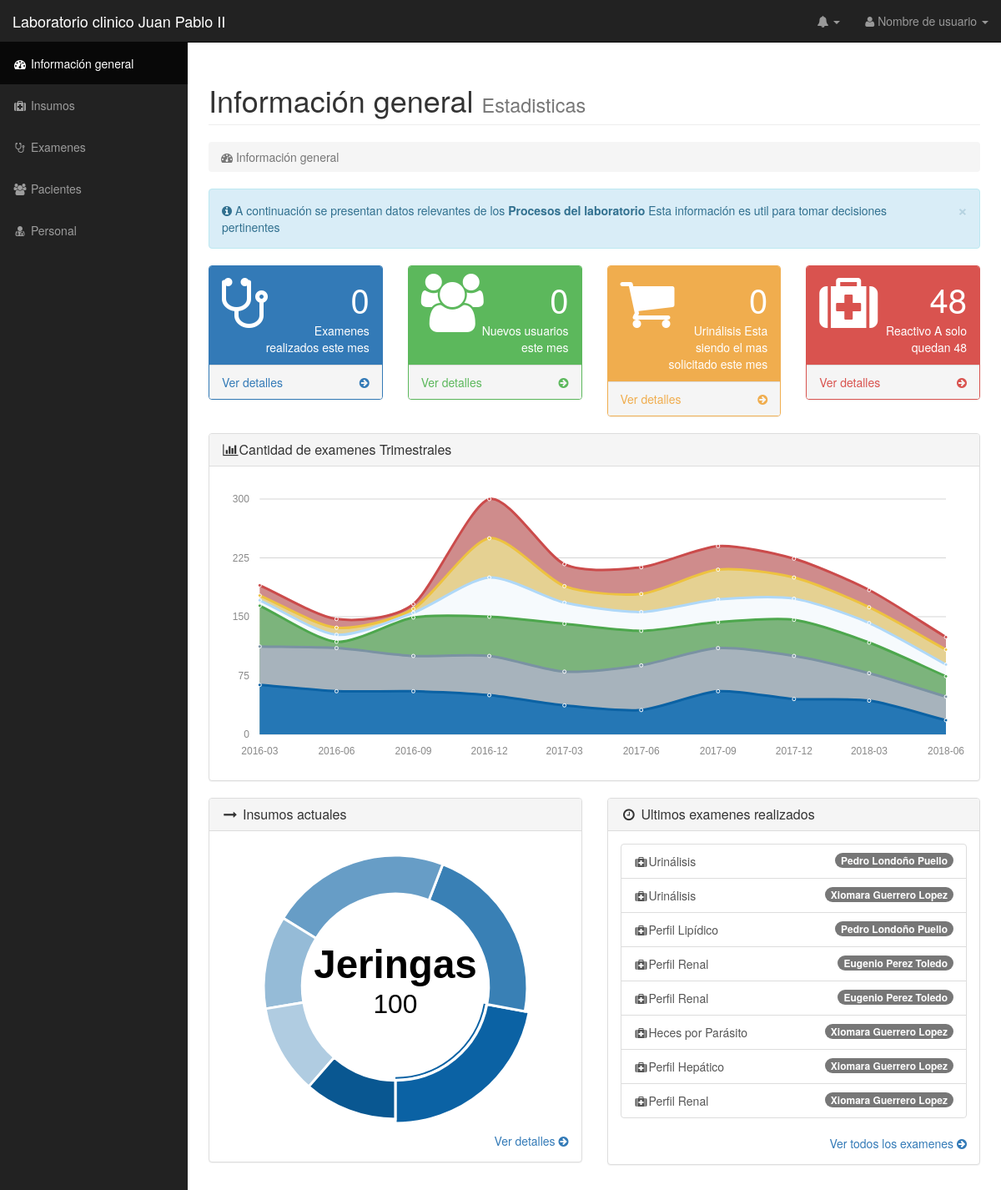
The page / on the database its author committed.
### tables this page shows
CREATE TABLE `examen` (
  `id` int(11) NOT NULL,
  `nombre` varchar(40) NOT NULL,
  `descripcion` varchar(140) NOT NULL,
  `estado` int(11) NOT NULL,
  `fecha_creacion` date NOT NULL,
  `precio` double NOT NULL
);

CREATE TABLE `insumo` (
  `id` int(11) NOT NULL,
  `nombre` varchar(40) NOT NULL,
  `descripcion` varchar(140) NOT NULL,
  `estado` int(11) NOT NULL,
  `fecha_creacion` date NOT NULL,
  `cantidad` int(11) NOT NULL
);

CREATE TABLE `examen_clinico_realizacion` (
  `id` int(11) NOT NULL,
  `id_paciente` int(11) NOT NULL,
  `id_examen` int(11) NOT NULL,
  `id_trabajador` int(11) NOT NULL,
  `descripcion` varchar(140) NOT NULL,
  `estado` int(11) NOT NULL,
  `fecha_creacion` date NOT NULL
);

CREATE TABLE `personal` (
  `id` int(11) NOT NULL,
  `nombre` varchar(140) NOT NULL,
  `identificacion` varchar(140) NOT NULL,
  `estado` int(11) NOT NULL,
  `direccion` varchar(140) NOT NULL,
  `telefono` varchar(140) NOT NULL,
  `fecha_creacion` date NOT NULL,
  `id_cargo` int(11) NOT NULL
);

### index.php (the view, shortened to what this page needs)
<?php
require 'BD/Consultas.php';
$consultas = new Consultas();
?>
<!DOCTYPE html>
<html lang="es">
<head>
    <link href="css/bootstrap.min.css" rel="stylesheet">
    <link href="css/sb-admin.css" rel="stylesheet">
    <link href="css/plugins/morris.css" rel="stylesheet">
    <link href="font-awesome/css/font-awesome.min.css" rel="stylesheet" type="text/css">
</head>
<body>
    <div id="wrapper">
        <nav class="navbar navbar-inverse navbar-fixed-top" role="navigation">
            <div class="navbar-header">
                <a class="navbar-brand" href="index.html">Laboratorio clinico Juan Pablo II</a>
            </div>
            <ul class="nav navbar-right top-nav">
                <li class="dropdown">
                    <a href="#" class="dropdown-toggle" data-toggle="dropdown"><i class="fa fa-bell"></i> <b class="caret"></b></a>
                </li>
                <li class="dropdown">
                    <a href="#" class="dropdown-toggle" data-toggle="dropdown"><i class="fa fa-user"></i> Nombre de usuario <b class="caret"></b></a>
                </li>
            </ul>
            <div class="collapse navbar-collapse navbar-ex1-collapse">
                <ul class="nav navbar-nav side-nav">
                    <li class="active">
                        <a href="index.php"><i class="fa fa-fw fa-dashboard"></i> Información general</a>
                    </li>
                    <li>
                        <a href="insumos.php"><i class="fa fa-fw fa-medkit"></i> Insumos</a>
                    </li>
                    <li>
                        <a href="examenes.php"><i class="fa fa-fw fa-stethoscope"></i> Examenes</a>
                    </li>
                    <li>
                        <a href="pacientes.php"><i class="fa fa-fw fa-users"></i> Pacientes</a>
                    </li>
                    <li>
                        <a href="personal.php"><i class="fa fa-fw fa-user-md"></i> Personal</a>
                    </li>
                </ul>
            </div>
        </nav>
        <div id="page-wrapper">
            <div class="container-fluid">
                <div class="row">
                    <div class="col-lg-12">
                        <h1 class="page-header">
                            Información general <small>Estadisticas</small>
                        </h1>
                        <ol class="breadcrumb">
                            <li class="active">
                                <i class="fa fa-dashboard"></i> Información general
                            </li>
                        </ol>
                    </div>
                </div>
                <div class="row">
                    <div class="col-lg-12">
                        <div class="alert alert-info alert-dismissable">
                            <button type="button" class="close" data-dismiss="alert" aria-hidden="true">&times;</button>
                            <i class="fa fa-info-circle"></i> A continuación se presentan datos relevantes de los <strong>Procesos del laboratorio</strong> Esta información es util para tomar decisiones pertinentes
                        </div>
                    </div>
                </div>
                <div class="row">
                    <div class="col-lg-3 col-md-6">
                        <div class="panel panel-primary">
                            <div class="panel-heading">
                                <div class="row">
                                    <div class="col-xs-3">
                                        <i class="fa fa-stethoscope fa-5x"></i>
                                    </div>
                                    <div class="col-xs-9 text-right">
<?php
    $fecha_actual = date("Y-m");
    $n1 = $consultas->traerExamenesMes($fecha_actual);
    echo "<div class='huge'>{$n1}</div>";
?>
                                        <div>Examenes realizados este mes</div>
                                    </div>
                                </div>
                            </div>
                            <a href="examenes.php">
                                <div class="panel-footer">
                                    <span class="pull-left">Ver detalles</span>
                                    <span class="pull-right"><i class="fa fa-arrow-circle-right"></i></span>
                                    <div class="clearfix"></div>
                                </div>
                            </a>
                        </div>
                    </div>
                    <div class="col-lg-3 col-md-6">
                        <div class="panel panel-green">
                            <div class="panel-heading">
                                <div class="row">
                                    <div class="col-xs-3">
                                        <i class="fa fa-users fa-5x"></i>
                                    </div>
                                    <div class="col-xs-9 text-right">
<?php
    $n2 = $consultas->nuevosPacientes($fecha_actual);
    echo "<div class='huge'>{$n2}</div>";
?>
                                        <div>Nuevos usuarios este mes</div>
                                    </div>
                                </div>
                            </div>
                            <a href="pacientes.php">
                                <div class="panel-footer">
                                    <span class="pull-left">Ver detalles</span>
                                    <span class="pull-right"><i class="fa fa-arrow-circle-right"></i></span>
                                    <div class="clearfix"></div>
                                </div>
                            </a>
                        </div>
                    </div>
                    <div class="col-lg-3 col-md-6">
                        <div class="panel panel-yellow">
                            <div class="panel-heading">
                                <div class="row">
                                    <div class="col-xs-3">
                                        <i class="fa fa-shopping-cart fa-5x"></i>
                                    </div>
                                    <div class="col-xs-9 text-right">
<?php
    $n4 = $consultas->mayorExamen($fecha_actual);
?>
                                    </div>
                                </div>
                            </div>
                            <a href="examenes.php">
                                <div class="panel-footer">
                                    <span class="pull-left">Ver detalles</span>
                                    <span class="pull-right"><i class="fa fa-arrow-circle-right"></i></span>
                                    <div class="clearfix"></div>
                                </div>
                            </a>
                        </div>
                    </div>
                    <div class="col-lg-3 col-md-6">
                        <div class="panel panel-red">
                            <div class="panel-heading">
                                <div class="row">
                                    <div class="col-xs-3">
                                        <i class="fa fa-medkit fa-5x"></i>
                                    </div>
                                    <div class="col-xs-9 text-right">
<?php
    $n4 = $consultas->menorInsumo();
?>
                                    </div>
                                </div>
                            </div>
                            <a href="insumos.php">
                                <div class="panel-footer">
                                    <span class="pull-left">Ver detalles</span>
                                    <span class="pull-right"><i class="fa fa-arrow-circle-right"></i></span>
                                    <div class="clearfix"></div>
                                </div>
                            </a>
                        </div>
                    </div>
                </div>
                <div class="row">
                    <div class="col-lg-12">
                        <div class="panel panel-default">
                            <div class="panel-heading">
                                <h3 class="panel-title"><i class="fa fa-bar-chart-o fa-fw"></i>Cantidad de examenes Trimestrales</h3>
                            </div>
                            <div class="panel-body">
                                <div id="morris-area-chart"></div>
                            </div>
                        </div>
                    </div>
                </div>
                <div class="row">
                    <div class="col-lg-6">
                        <div class="panel panel-default">
                            <div class="panel-heading">
                                <h3 class="panel-title"><i class="fa fa-long-arrow-right fa-fw"></i> Insumos actuales</h3>
                            </div>
                            <div class="panel-body">
                                <div id="morris-donut-chart"></div>
                                <div class="text-right">
                                    <a href="#">Ver detalles <i class="fa fa-arrow-circle-right"></i></a>
                                </div>
                            </div>
                        </div>
                    </div>
                    <div class="col-lg-6">
                        <div class="panel panel-default">
                            <div class="panel-heading">
                                <h3 class="panel-title"><i class="fa fa-clock-o fa-fw"></i> Ultimos examenes realizados</h3>
                            </div>
                            <div class="panel-body">
                                <div class="list-group">
<?php
    $Ultimos_examenes = $consultas->ultimosExamenes();
    while ($res = mysqli_fetch_array($Ultimos_examenes)){
        $d_examen = $consultas->darExamen($res["id_examen"]);
        $d_personal = $consultas->darPersonal($res["id_trabajador"]);
        echo "<a href='#' class='list-group-item'>";
        echo "<span class='badge'>{$d_personal['nombre']}</span>";
        echo "<i class='fa fa-fw fa-medkit'></i>{$d_examen['nombre']}";
        echo "</a>";
    }
?>
                                </div>
                                <div class="text-right">
                                    <a href="examenes.php">Ver todos los examenes <i class="fa fa-arrow-circle-right"></i></a>
                                </div>
                            </div>
                        </div>
                    </div>
                </div>
            </div>
        </div>
    </div>
</body>
</html>

### BD/Consultas.php (shortened to what this page needs)
<?php
class Consultas {
    var $conexion;
    function __construct() {
        $this->conexion = new mysqli("localhost", "root", "", "laboratoriojuanpablo2");
    }
    public function traerExamenesMes($fecha){
    	$c_sql = "SELECT * FROM `examen_clinico_realizacion` WHERE fecha_creacion LIKE '%$fecha%'";
        $resultado = mysqli_query( $this->conexion, $c_sql ) or die ( "Algo ha ido mal en la consulta a la base de datos");
        $ret = mysqli_num_rows($resultado);
        return $ret;
    }
    public function nuevosPacientes($fecha){
    	$c_sql = "SELECT * FROM `paciente` WHERE fecha_registro LIKE '%$fecha%'";
        $resultado = mysqli_query( $this->conexion, $c_sql ) or die ( "Algo ha ido mal en la consulta a la base de datos");
        $ret = mysqli_num_rows($resultado);
        return $ret;
    }
    public function menorInsumo(){
    	$c_sql = "SELECT * FROM `insumo` WHERE cantidad = (SELECT MIN(cantidad) FROM `insumo`)";
        $resultado = mysqli_query( $this->conexion, $c_sql ) or die ( "Algo ha ido mal en la consulta a la base de datos");
        $ret = mysqli_fetch_assoc($resultado);
        echo "<div class='huge'>{$ret['cantidad']}</div>";
        echo "<div> {$ret['nombre']} solo quedan {$ret['cantidad']}</div>";
        return $ret;
    }
	public function ultimosExamenes(){
    	$c_sql = "SELECT * FROM `examen_clinico_realizacion` ORDER BY `fecha_creacion` DESC LIMIT 8";
        $resultado = mysqli_query( $this->conexion, $c_sql ) or die ( "Algo ha ido mal en la consulta a la base de datos");
        return $resultado;
    }
    public function darExamen($id_examen){
    	$c_sql = "SELECT * FROM `examen` WHERE id = $id_examen";
        $resultado = mysqli_query( $this->conexion, $c_sql ) or die ( "Algo ha ido mal en la consulta a la base de datos");
        $r = mysqli_fetch_assoc($resultado);
        return $r;
    }
    public function darPersonal($id_per){
    	$c_sql = "SELECT * FROM `personal` WHERE id = $id_per";
        $resultado = mysqli_query( $this->conexion, $c_sql ) or die ( "Algo ha ido mal en la consulta a la base de datos");
        $r = mysqli_fetch_assoc($resultado);
        return $r;
    }
    public function mayorExamen($fecha){
    	$ret = 0;
    	$c_sql_1 = "SELECT * FROM `examen_clinico_realizacion` WHERE id_examen = 1;";
    	$c_sql_2 = "SELECT * FROM `examen_clinico_realizacion` WHERE id_examen = 2;";
    	$c_sql_3 = "SELECT * FROM `examen_clinico_realizacion` WHERE id_examen = 3;";
    	$c_sql_4 = "SELECT * FROM `examen_clinico_realizacion` WHERE id_examen = 4;";
    	$c_sql_5 = "SELECT * FROM `examen_clinico_realizacion` WHERE id_examen = 5;";
    	$c_sql_6 = "SELECT * FROM `examen_clinico_realizacion` WHERE id_examen = 6;";
        $resultado1 = mysqli_query( $this->conexion, $c_sql_1 ) or die ( "Mal 1: ");
        $resultado2 = mysqli_query( $this->conexion, $c_sql_2 ) or die ( "Mal 2: ");
        $resultado3 = mysqli_query( $this->conexion, $c_sql_3 ) or die ( "Mal 3: ");
        $resultado4 = mysqli_query( $this->conexion, $c_sql_4 ) or die ( "Mal 4: ");
        $resultado5 = mysqli_query( $this->conexion, $c_sql_5 ) or die ( "Mal 5: ");
        $resultado6 = mysqli_query( $this->conexion, $c_sql_6 ) or die ( "Mal 6: ");
        $f1 = mysqli_num_rows($resultado1);
        $f2 = mysqli_num_rows($resultado2);
        $f3 = mysqli_num_rows($resultado3);
        $f4 = mysqli_num_rows($resultado4);
        $f5 = mysqli_num_rows($resultado5);
        $f6 = mysqli_num_rows($resultado6);
        if($f2 > $f1 && $f2 > $f3 && $f2 > $f4 && $f2 > $f5 && $f2 > $f6){
        	$c_sql = "SELECT * FROM `examen` WHERE id = 2;";
        	$sql = "SELECT * FROM `examen_clinico_realizacion` WHERE id_examen = 2 AND fecha_creacion LIKE '%$fecha%'";
	        $resultado = mysqli_query( $this->conexion, $c_sql ) or die ( "Algo ha ido mal ");
	        $resultadoF1 = mysqli_query( $this->conexion, $sql ) or die ( "Algo ha ido mal f2");
	        $r = mysqli_fetch_assoc($resultado);
	        $r1 = mysqli_num_rows($resultadoF1);
	        echo "<div class='huge'>{$r1}</div>";
	        echo "<div> {$r['nombre']} Esta siendo el mas solicitado este mes</div>";
        }
        return $ret;
    }
 }

### rows shown on the page
examen: nombre "Urinálisis"
insumo: cantidad "48", nombre "Reactivo A"
examen_clinico_realizacion: id_trabajador.nombre "Pedro Londoño Puello", id_examen.nombre "Urinálisis"
examen_clinico_realizacion: id_trabajador.nombre "Xiomara Guerrero Lopez", id_examen.nombre "Urinálisis"
examen_clinico_realizacion: id_trabajador.nombre "Pedro Londoño Puello", id_examen.nombre "Perfil Lipídico"
examen_clinico_realizacion: id_trabajador.nombre "Eugenio Perez Toledo", id_examen.nombre "Perfil Renal"
examen_clinico_realizacion: id_trabajador.nombre "Eugenio Perez Toledo", id_examen.nombre "Perfil Renal"
examen_clinico_realizacion: id_trabajador.nombre "Xiomara Guerrero Lopez", id_examen.nombre "Heces por Parásito"
examen_clinico_realizacion: id_trabajador.nombre "Xiomara Guerrero Lopez", id_examen.nombre "Perfil Hepático"
examen_clinico_realizacion: id_trabajador.nombre "Xiomara Guerrero Lopez", id_examen.nombre "Perfil Renal"

### other values the page prints
$n1 "0"
$n2 "0"
$r1 "0"
